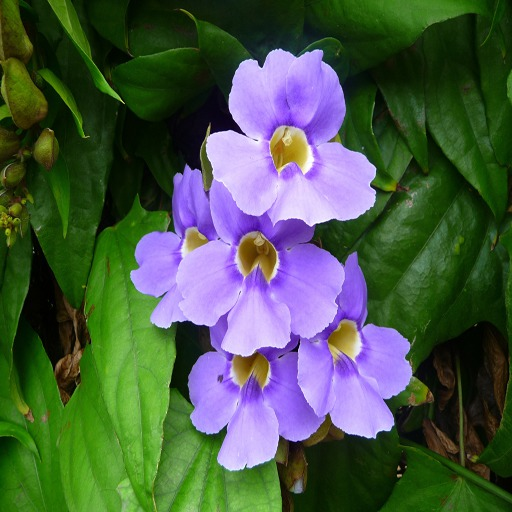
%> input picture Frequency/flower2.jpg, 512 x 512 px, given in place of Lenna.png, which was not available
$ octave main.m   (GNU Octave 9; MATLAB toolbox functions it lacks are replaced by stand-ins)
%> lines starting %> are read from the running program, lines starting %| are printed output that depends on the picture; in (x1, y1, x2, y2) boxes, pixels count from 0 and x2, y2 are one past the last pixel; in counts of white or black regions, pixels touching at a corner belong together; the program's own positions count from 1; pictures that were not available may be replaced by others from this repository, and a replacement may not be noted
### Frequency/wtmark.m
function [embimg,p]=wtmark(im,wt,str)
% [10 lines of commented-out code are left out]
if length(size(im))>2
    im=rgb2gray(im);
end

im        = imresize(im,[512 512]); % Resize image

watermark = imresize(im2bw((wt)),[32 32]);% Resize and Change in binary

x={}; % empty cell which will consist all blocks
dct_img=blkproc(im,[8,8],@dct2);% DCT of image using 8X8 block
m=dct_img; % Sorce image in which watermark will be inserted

k=1; dr=0; dc=0;
% dr is to address 1:8 row every time for new block in x
% dc is to address 1:8 column every time for new block in x
% k is to change the no. of cell

% To divide image in to 4096---8X8 blocks %
for ii=1:8:512 % To address row -- 8X8 blocks of image
    for jj=1:8:512 % To address columns -- 8X8 blocks of image
        for i=ii:(ii+7) % To address rows of blocks
            dr=dr+1;
            for j=jj:(jj+7) % To address columns of block
                dc=dc+1;
                z(dr,dc)=m(i,j);
            end
            dc=0;
        end
        x{k}=z; k=k+1;
        z=[]; dr=0;
    end
end
nn=x;

% To insert watermark in to  blocks %
i=[]; j=[]; w=1; wmrk=watermark; welem=numel(wmrk); % welem - no. of elements
           % s=1;sig=signature;selem=numel(sig);
for k=1:4096
    kx=(x{k}); % Extracting block into kx for processing
    for i=1:8 % To address row of block
        for j=1:8 % To adress column of block
            if (i==4) && (j==4) && (w<=welem) % Eligiblity condition to insert watremark
                % i=1 and j=1 - means embedding element in first bit of every block
                 if wmrk(w)==0
                    kx(i,j)=kx(i,j)+35;
                elseif wmrk(w)==1
                    kx(i,j)=kx(i,j)-35;
                 end
            end

             % [8 lines of commented-out code are left out]
        end
    end
    w=w+1;
    x{k}=kx; kx=[]; % Watermark value will be replaced in block
end


% To recombine cells in to image %
i=[]; j=[]; data=[]; count=0;
embimg1={}; % Changing complete row cell of 4096 into 64 row cell
for j=1:64:4096
    count=count+1;
    for i=j:(j+63)
        data=[data,x{i}];
    end
    embimg1{count}=data;
    data=[];
end

% Change 64 row cell in to particular columns to form image
i=[]; j=[]; data=[];
embimg=[];  % final watermark image
for i=1:64
    embimg=[embimg;embimg1{i}];
end
embimg=(uint8(blkproc(embimg,[8 8],@idct2)));
imwrite(embimg,str)
 p=psnr(im,embimg);

### Frequency/psnr.m
function y=psnr(processed,original)
processed=im2double(processed);
original=im2double(original);
[m n]=size(original);

%mserror
error=processed - original;
se=error.*error;
sumse=sum(sum(se));
mse=sumse/(m*n);
%mserror

ma=max(max(processed));
y=10*log10(ma*ma/mse);

### Frequency/main.m
im_in = imread('Lenna.png');
%> im_in is the input picture: size 512x512x3 uint8; mean R, G, B 73.3, 89.4, 72.2
key=3;

im_in_r=im_in(:,:,1);
im_in_g=im_in(:,:,2);
im_in_b=im_in(:,:,3);

im_tx = imread('black-letter-i-512.jpg');
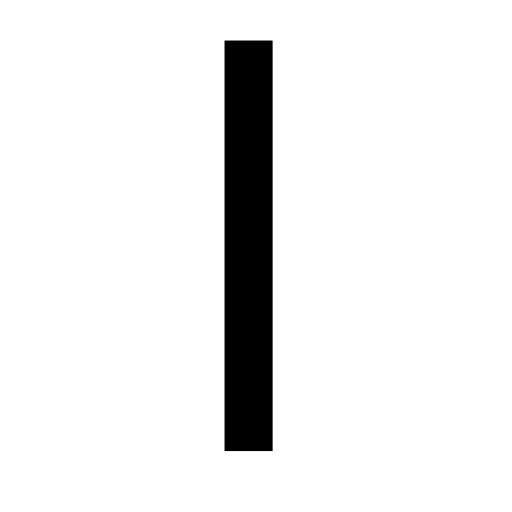
%> input picture Frequency/black-letter-i-512.jpg, 512 x 512 px
%> im_tx is the input picture: size 512x512x3 uint8; min 0, max 255, mean 235.8
im_tx=imresize(((im_tx)),[32 32]);
%> im_tx: size 32x32x3 uint8
wm_tx(:,:,1) = im_tx(:,:,1);
wtmark(im_in_r,im_tx,'out1.jpg');
%> in wtmark, `watermark = imresize(im2bw((wt)),[32 32]);`: watermark: size 32x32 logical; 92.7% white; 1 black region, box (x1, y1, x2, y2) and area: (14, 3, 17, 28) 75
%> in wtmark, `dct_img=blkproc(im,[8,8],@dct2);`:
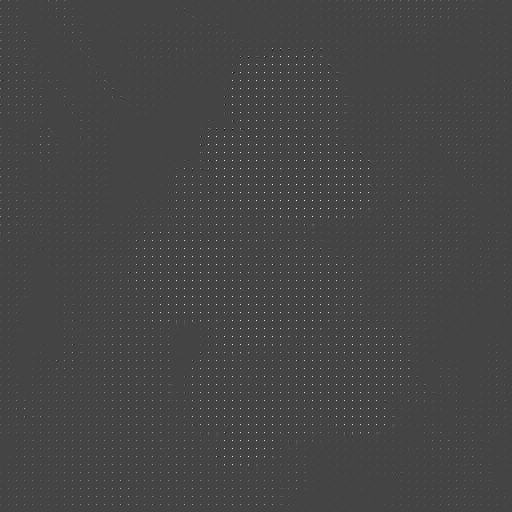
%> dct_img: size 512x512 double; min -725.5, max 1964.5, mean 9.1; drawn with min black and max white
%> after the loop in wtmark, `for ii=1:8:512`: k = 4097; x = 4096 items
%> after the loop in wtmark, `for k=1:4096`: w = 4097
%> after the loop in wtmark, `for j=1:64:4096`: count = 64; embimg1 = 64 items
%> in psnr, `se=error.*error;`:
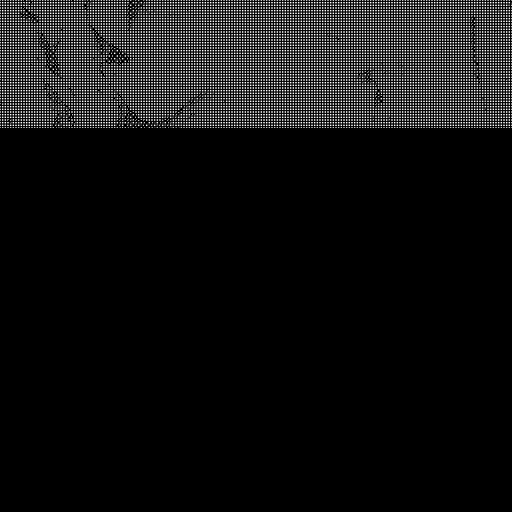
%> se: size 512x512 double; min 0, max 0.000984, mean 7.08e-05; drawn with min black and max white
%> in psnr, `sumse=sum(sum(se));`: sumse = 18.55
%> in psnr, `mse=sumse/(m*n);`: mse = 7.08e-05
%> in psnr, `ma=max(max(processed));`: ma = 1
%> in psnr, `y=10*log10(ma*ma/mse);`: y = 41.5

im_tx = imread('black-letter-a-512.jpg');
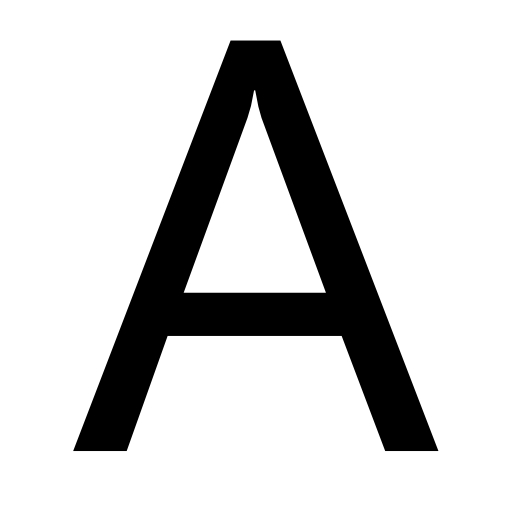
%> input picture Frequency/black-letter-a-512.jpg, 512 x 512 px
%> im_tx is the input picture: size 512x512x3 uint8; min 0, max 255, mean 209.8
im_tx=imresize(((im_tx)),[32 32]);
%> im_tx: size 32x32x3 uint8
wm_tx(:,:,2) = im_tx(:,:,1);
wtmark(im_in_g,im_tx,'out2.jpg');
%> in wtmark (call 2), `watermark = imresize(im2bw((wt)),[32 32]);`: watermark: size 32x32 logical; 82.3% white; 1 black region, box (x1, y1, x2, y2) and area: (5, 3, 27, 28) 181
%> in psnr (call 2), `error=processed - original;`:
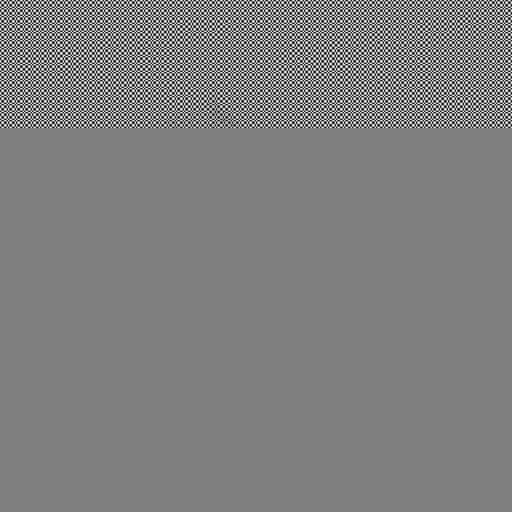
%> error: size 512x512 double; min -0.0314, max 0.0314, mean -4.35e-06; drawn with min black and max white
%> in psnr (call 2), `sumse=sum(sum(se));`: sumse = 18.91
%> in psnr (call 2), `mse=sumse/(m*n);`: mse = 7.21e-05
%> in psnr (call 2), `y=10*log10(ma*ma/mse);`: y = 41.42

im_tx = imread('black-letter-m-512.jpg');
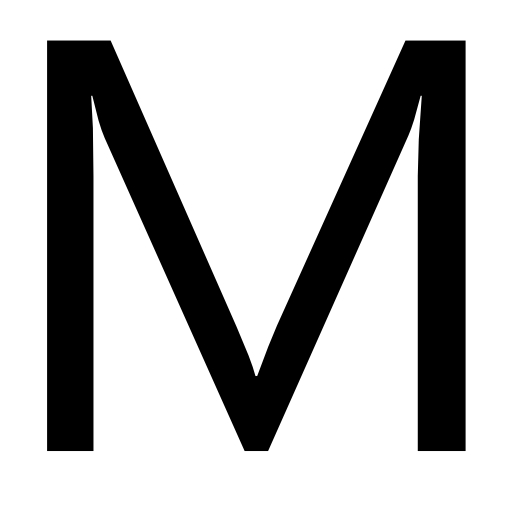
%> input picture Frequency/black-letter-m-512.jpg, 512 x 512 px
%> im_tx is the input picture: size 512x512x3 uint8; min 0, max 255, mean 185
im_tx=imresize(((im_tx)),[32 32]);
%> im_tx: size 32x32x3 uint8
wm_tx(:,:,3) = im_tx(:,:,1);
%> wm_tx: size 32x32x3 uint8
wtmark(im_in_b,im_tx,'out3.jpg');
%> call 3 of wtmark, with str = 'out3.jpg'
%> in wtmark (call 3), `watermark = imresize(im2bw((wt)),[32 32]);`:
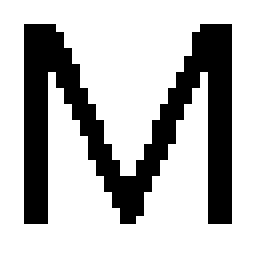
%> watermark: size 32x32 logical (shown 8 times larger); 72.7% white; 1 black region, box (x1, y1, x2, y2) and area: (3, 3, 29, 28) 280
%> (the run ends here)
